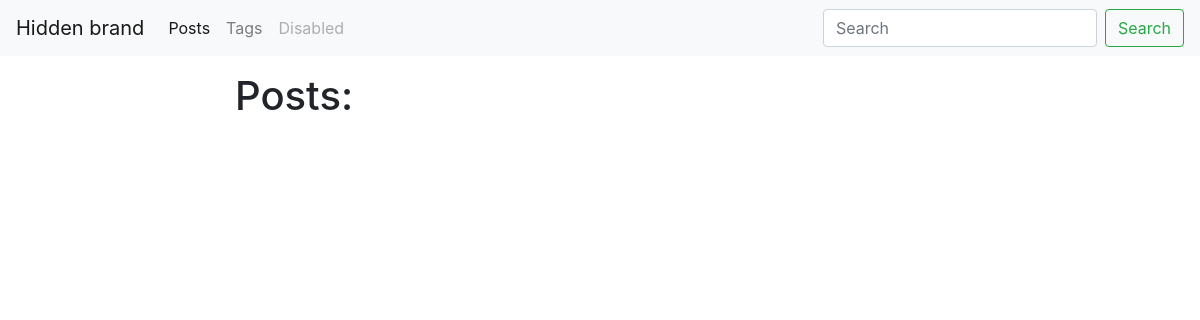
The page /blog/ on the database as committed earlier.
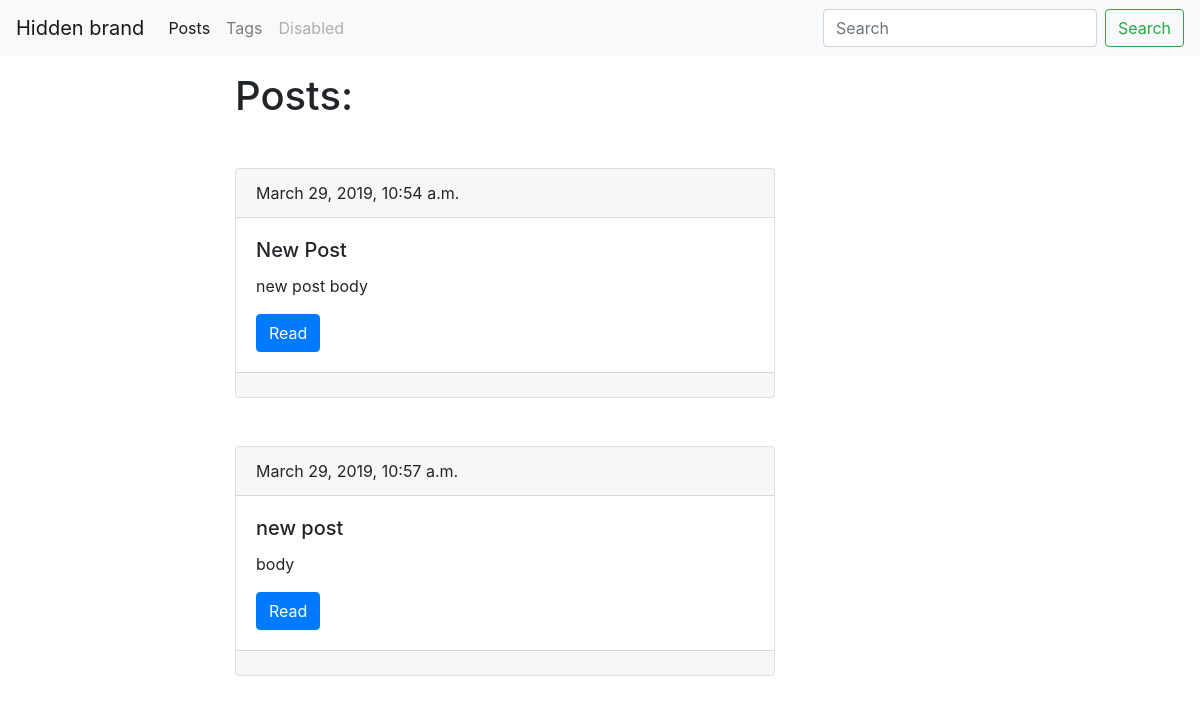
The same page on the database as committed later.
### first_blog/models.py (models this page shows, shortened)
class Post(models.Model):
    title = models.CharField(max_length=150, db_index=True)
    slug = models.SlugField(max_length=150, unique=True)
    body = models.TextField(blank=True, db_index=True)
    tags = models.ManyToManyField('Tag', blank=True, related_name='posts')
    date_pub = models.DateTimeField(auto_now_add=True)
    def get_absolute_url(self):
        return reverse("post_detail_url", kwargs={"slug": self.slug})

### first_blog/views.py (the view)
# urls.py: path('', posts_list, name='posts_list_url'),
def posts_list(request):
    posts = Post.objects.all()
    return render(request, 'first_blog/index.html', context={'posts': posts})

### first_blog/templates/first_blog/index.html (shortened to what this page needs)
{% extends 'first_blog/base_blog.html' %}
{% block content %}
    <h1 class="mt-3 mb-3">Posts:</h1>
    {% for post in posts  %}
            {% include 'first_blog/includes/post_card_template.html' %}
    {% endfor %}
{% endblock content %}

### first_blog/templates/first_blog/includes/post_card_template.html (shortened to what this page needs)
<div class="card mt-5">
    <div class="card-header">
        {{ post.date_pub }}
    </div>
    <div class="card-body">
        <h5 class="card-title">{{ post.title }}</h5>
        <p class="card-text">{{ post.body|truncatewords:15 }}</p>
        <a href="{{ post.get_absolute_url }}" class="btn btn-primary">Read</a>
    </div>
      <div class="card-footer text-muted">
        </div>
</div>

Rows that differ between the two databases and show on the page:
added Post: date_pub "March 29, 2019, 10:54 a.m.", title "New Post", body "new post body"
added Post: date_pub "March 29, 2019, 10:57 a.m.", title "new post", body "body"
